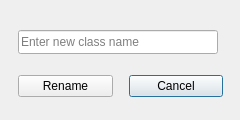
<?xml version="1.0" encoding="UTF-8"?>
<ui version="4.0">
 <class>renameClassDialog</class>
 <widget class="QDialog" name="renameClassDialog">
  <property name="windowModality">
   <enum>Qt::ApplicationModal</enum>
  </property>
  <property name="geometry">
   <rect>
    <x>0</x>
    <y>0</y>
    <width>240</width>
    <height>120</height>
   </rect>
  </property>
  <property name="minimumSize">
   <size>
    <width>240</width>
    <height>120</height>
   </size>
  </property>
  <property name="maximumSize">
   <size>
    <width>240</width>
    <height>120</height>
   </size>
  </property>
  <property name="windowTitle">
   <string>Paper - Rename Class</string>
  </property>
  <property name="windowIcon">
   <iconset>
    <normaloff>../icons/icons8-origami-100.png</normaloff>../icons/icons8-origami-100.png</iconset>
  </property>
  <widget class="QWidget" name="layoutWidget">
   <property name="geometry">
    <rect>
     <x>10</x>
     <y>9</y>
     <width>221</width>
     <height>101</height>
    </rect>
   </property>
   <layout class="QVBoxLayout" name="verticalLayout">
    <property name="spacing">
     <number>16</number>
    </property>
    <property name="leftMargin">
     <number>8</number>
    </property>
    <property name="topMargin">
     <number>16</number>
    </property>
    <property name="rightMargin">
     <number>8</number>
    </property>
    <property name="bottomMargin">
     <number>8</number>
    </property>
    <item>
     <widget class="QLineEdit" name="new_class_name_line_edit">
      <property name="minimumSize">
       <size>
        <width>200</width>
        <height>24</height>
       </size>
      </property>
      <property name="maximumSize">
       <size>
        <width>200</width>
        <height>16777215</height>
       </size>
      </property>
      <property name="maxLength">
       <number>20</number>
      </property>
      <property name="placeholderText">
       <string>Enter new class name</string>
      </property>
     </widget>
    </item>
    <item>
     <layout class="QHBoxLayout" name="horizontalLayout">
      <item>
       <widget class="QPushButton" name="rename_button">
        <property name="focusPolicy">
         <enum>Qt::NoFocus</enum>
        </property>
        <property name="text">
         <string>Rename</string>
        </property>
        <property name="icon">
         <iconset>
          <normaloff>../icons/icons8-ok-96.png</normaloff>../icons/icons8-ok-96.png</iconset>
        </property>
       </widget>
      </item>
      <item>
       <widget class="QPushButton" name="cancel_button">
        <property name="text">
         <string>Cancel</string>
        </property>
        <property name="icon">
         <iconset>
          <normaloff>../icons/icons8-cancel-96.png</normaloff>../icons/icons8-cancel-96.png</iconset>
        </property>
       </widget>
      </item>
     </layout>
    </item>
   </layout>
  </widget>
 </widget>
 <resources/>
 <connections/>
</ui>
